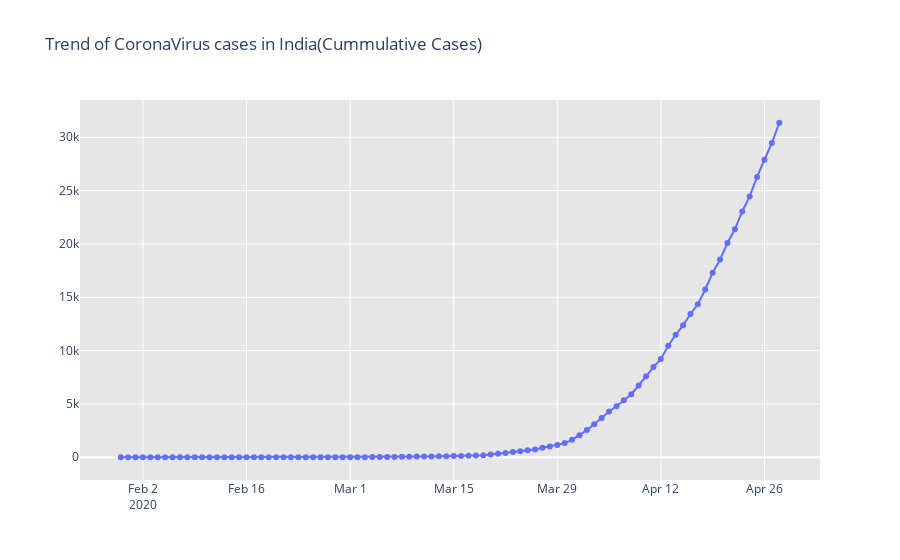
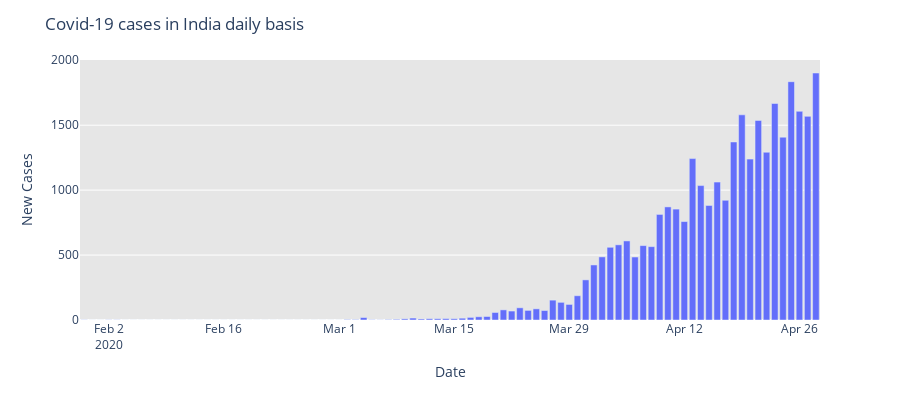

The notebook cell saved with these charts, in order:
### Code cell
#"Rise of coronavirus cases"
#import plotly.graph object as go
#rise of covid-19 cases in India
import plotly
fig = go.Figure()
fig.add_trace(go.Scatter(x=dbd_India['Date'],y=dbd_India['Total Cases'],mode='lines+markers',name='Total Cases'))
fig.update_layout(title_text='Trend of CoronaVirus cases in India(Cummulative Cases)',plot_bgcolor='rgb(230,230,230)')
fig.show()

#New Covid-19 cases reported daily in India
import plotly.express as px
fig = px.bar(dbd_India, x="Date",y="New Cases", barmode="group", height=400)
fig.update_layout(title_text='Covid-19 cases in India daily basis',plot_bgcolor='rgb(230,230,230)')
fig.show()
